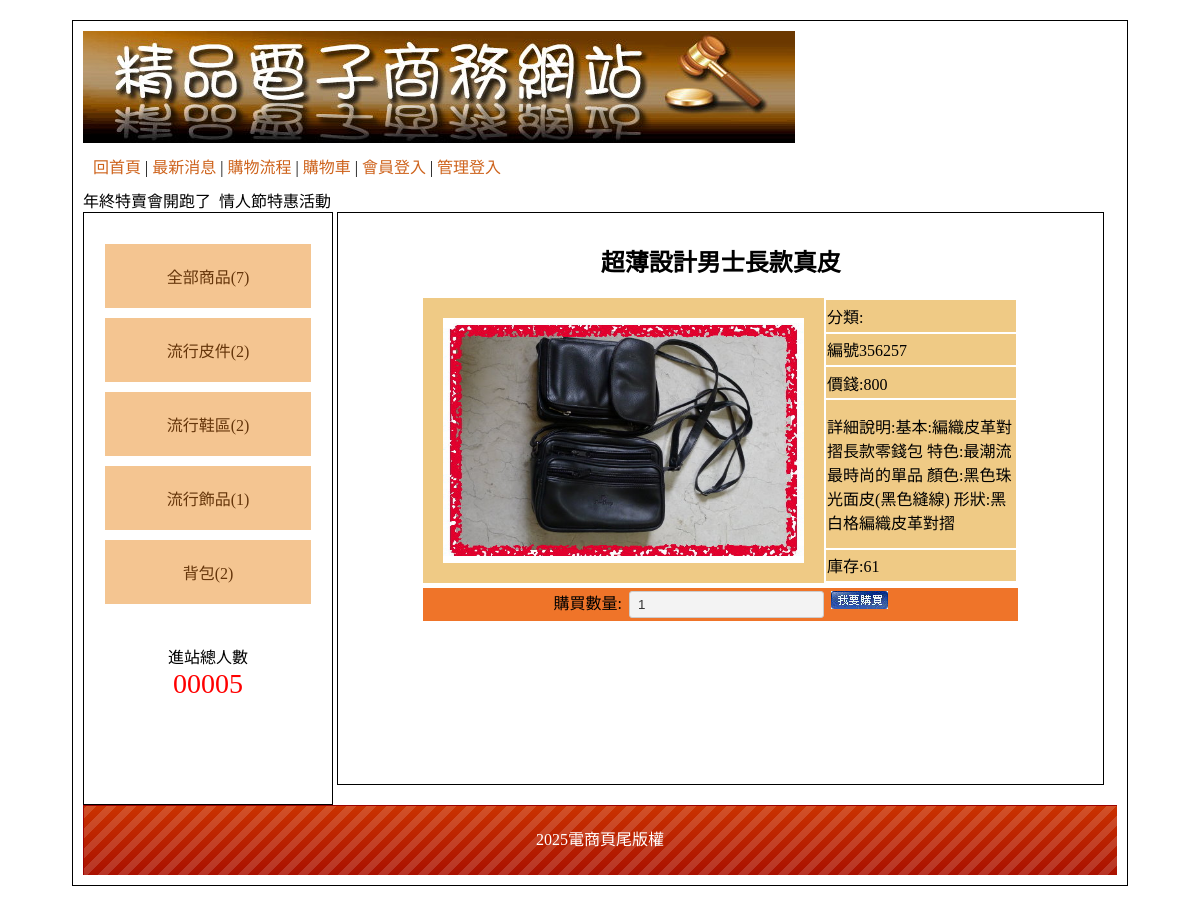
Page /?do=detail&id=3 on the committed database.
### tables this page shows
CREATE TABLE `type` (
  `id` int(10) UNSIGNED NOT NULL,
  `name` text NOT NULL,
  `big_id` int(2) NOT NULL DEFAULT 0
);

CREATE TABLE `item` (
  `id` int(10) UNSIGNED NOT NULL,
  `no` text NOT NULL,
  `name` text NOT NULL,
  `price` int(10) UNSIGNED NOT NULL,
  `spec` text NOT NULL,
  `stock` int(10) UNSIGNED NOT NULL,
  `img` text NOT NULL,
  `intro` text NOT NULL,
  `big` int(10) UNSIGNED NOT NULL,
  `mid` int(10) UNSIGNED NOT NULL,
  `sh` int(1) NOT NULL
);

CREATE TABLE `bot` (
  `id` int(10) UNSIGNED NOT NULL,
  `bottom` text NOT NULL
);

### api/db.php (called while the page is built, shortened)
<?php
class DB{
private $dsn="mysql:host=localhost;dbname=db11;charset=utf8";
private $pdo;
private $table;
function __construct($table){
    $this->table=$table;
    $this->pdo=new PDO($this->dsn,"root",'');
}
function all(...$arg){
    $sql="select * from $this->table ";
    if(isset($arg[0])){
        if(is_array($arg[0])){
            $tmp=$this->arraytosql($arg[0]);
            $sql=$sql." where ".join(" AND " , $tmp);
        }else{
            $sql .= $arg[0];
        }
    }
    return $this->pdo->query($sql)->fetchAll(PDO::FETCH_ASSOC);
}
function count(...$arg){
    $sql="select count(*) from $this->table ";
    if(isset($arg[0])){
        if(is_array($arg[0])){
            $tmp=$this->arraytosql($arg[0]);
            $sql=$sql." where ".join(" AND " , $tmp);
        }else{
            $sql .= $arg[0];
        }
    }
    return $this->pdo->query($sql)->fetchColumn();
}
function find($id){
    $sql="select * from $this->table ";
    if(is_array($id)){
        $tmp=$this->arraytosql($id);
        $sql=$sql." where ".join(" AND " , $tmp);
    }else{
        $sql .= " WHERE `id`='$id'";
    }
    return $this->pdo->query($sql)->fetch(PDO::FETCH_ASSOC);
}
private function arraytosql($array){
    $tmp=[];
    foreach($array as $key => $value){
        $tmp[]="`$key`='$value'";
    }
    return $tmp;
}
}
$Type=new DB('type');
$Bot=new DB('bot');
$Item=new DB('item');
?>

### index.php (the view, shortened to what this page needs)
<?php include_once "./api/db.php";?>
<!DOCTYPE html
    PUBLIC "-//W3C//DTD XHTML 1.0 Transitional//EN" "http://www.w3.org/TR/xhtml1/DTD/xhtml1-transitional.dtd">
<html xmlns="http://www.w3.org/1999/xhtml">
<head>
    <link href="./css/css.css" rel="stylesheet" type="text/css">
</head>
<body>
    <div id="main">
        <div id="top">
            <a href="?">
                <img src="./icon/0416.jpg">
            </a>
            <div style="padding:10px;">
                <a href="?">回首頁</a> |
                <a href="?do=news">最新消息</a> |
                <a href="?do=look">購物流程</a> |
                <a href="?do=buycart">購物車</a> |
                <?php
                  if(isset($_SESSION['login'])){
                    echo "<a href='./api/logout.php'>登出</a>";
                  }else{
                    echo "<a href='?do=login'>會員登入</a>";
                  }
                ?>
                |
                <?php
                  if(isset($_SESSION['admin'])){
                    echo "<a href='back.php'>返回管理</a>";
                  }else{
                    echo "<a href='?do=admin'>管理登入</a>";
                  }
                ?>
            </div>
            <marquee>年終特賣會開跑了&nbsp;&nbsp;情人節特惠活動 &nbsp;&nbsp;</marquee>
        </div>
        <div id="left" class="ct">
            <div style="min-height:400px;">
              <a href="?type=0">全部商品(<?=$Item->count(['sh'=>1]);?>)</a>
              <?php
              $bigs=$Type->all(['big_id'=>0]) ;
              foreach ($bigs as $big):
              ?>
                <div class="ww">
                <a href="?type=<?=$big['id'];?>"><?=$big['name'];?>(<?=$Item->count(['big'=>$big['id'],'sh'=>1]);?>)</a>
             <?php
                echo "</div>";
              endforeach;
             ?>
            </div>
            <span>
                <div>進站總人數</div>
                <div style="color:#f00; font-size:28px;">
                    00005 </div>
            </span>
        </div>
        <div id="right">
            <?php
              $do=$_GET['do']??'main';
              $file="./front/{$do}.php";
              if(file_exists($file)){
                include $file;
             }else{
                include "./front/main.php";
             }
            ?>
        </div>
        <div id="bottom" style="line-height:70px;background:url(./icon/bot.png); color:#FFF;" class="ct">
            <?=$Bot->find(1)['bottom'];?> </div>
    </div>
</body>
</html>

### front/detail.php (shortened to what this page needs)
<?php
 $item=$Item->find($_GET['id']);
?>
<h2 class="ct"><?=$item['name']?></h2>
<div style="display:flex;width:80%;margin:5px auto;">
    <div class="pp" style="padding:20px;width:65%">
      <a href="?do=detail&id=<?=$item['id'];?>">
       <img src="./image/<?=$item['img'];?>" style="width:100%;height:100%;">
      </a>
    </div>
    <div style="width:35%">
        <table style="height:100%;">
            <tr>
                <td class="pp">分類:</td>
            </tr>
            <tr class="pp">
                <td>編號<?=$item['no'];?></td>
            </tr>
            <tr class="pp">
               <td>
                價錢:<?=$item['price'];?>
               </td>
            </tr>
            <tr class="pp">
                <td>
                    詳細說明:<?=$item['intro'];?>
                </td>
            </tr>
            <tr class="pp">
                <td>
                    庫存:<?=$item['stock'];?>
                </td>
            </tr>
        </table>
    </div>
</div>
<div class="tt ct" style="width:80%;margin:auto;">
    購買數量:
    <input type="number" name="qt" value="1" id="qt">
    <a href="javascript:order(<?=$item['id'];?>)">
        <img src="./icon/0402.jpg">
    </a>
</div>

### css/css.css (style rules this page uses)
body { font-family:"微軟正黑體"; }
#main { width:1034px; padding:10px; margin:20px auto 20px auto; border:#000 solid 1px; min-height:768px; }
#top a { color:#CE631C; text-decoration:none; }
#left { display:inline-block; width:20%; padding:2%; min-height:550px; vertical-align:top; border:#000 1px solid; }
#left a { display:block; padding:20px 5px 20px 5px; text-decoration:none; background:#F4C591; margin:10px auto 10px auto; color:#65350A; }
.ct { text-align:center; }
#right { display:inline-block; width:72%; padding:1%; min-height:550px; border:#000 1px solid; }
#bottom { height:70px; background-size:cover; }
.tt { background:#EF7429; }
.pp { background:#EFCA85; }
.pp td { background:#EFCA85; }
input[type=text],input[type=password],input[type=submit],button,.button,input[type=reset],input[type=button],select，textarea,input[type=number] { background:#F3F3F3; border:#CCC 1px solid; border-radius:3px; padding:5px 8px 5px 8px; text-decoration:none; margin:3px; color:#333; }

### rows in the picture
type: name "流行皮件", count "2"
type: name "流行鞋區", id "2"
type: name "流行飾品", count "1"
type: name "背包", count "2"
item: name "超薄設計男士長款真皮", img (picture), no "356257", price "800", intro "基本:編織皮革對摺長款零錢包 特色:最潮流最時尚的單品 顏色:黑色珠光面皮(黑色縫線) 形狀:黑白格編織皮革對摺", stock "61"
bot: bottom "2025電商頁尾版權"

### other values in the picture
$Item->count(['sh'=>1]) "7"
